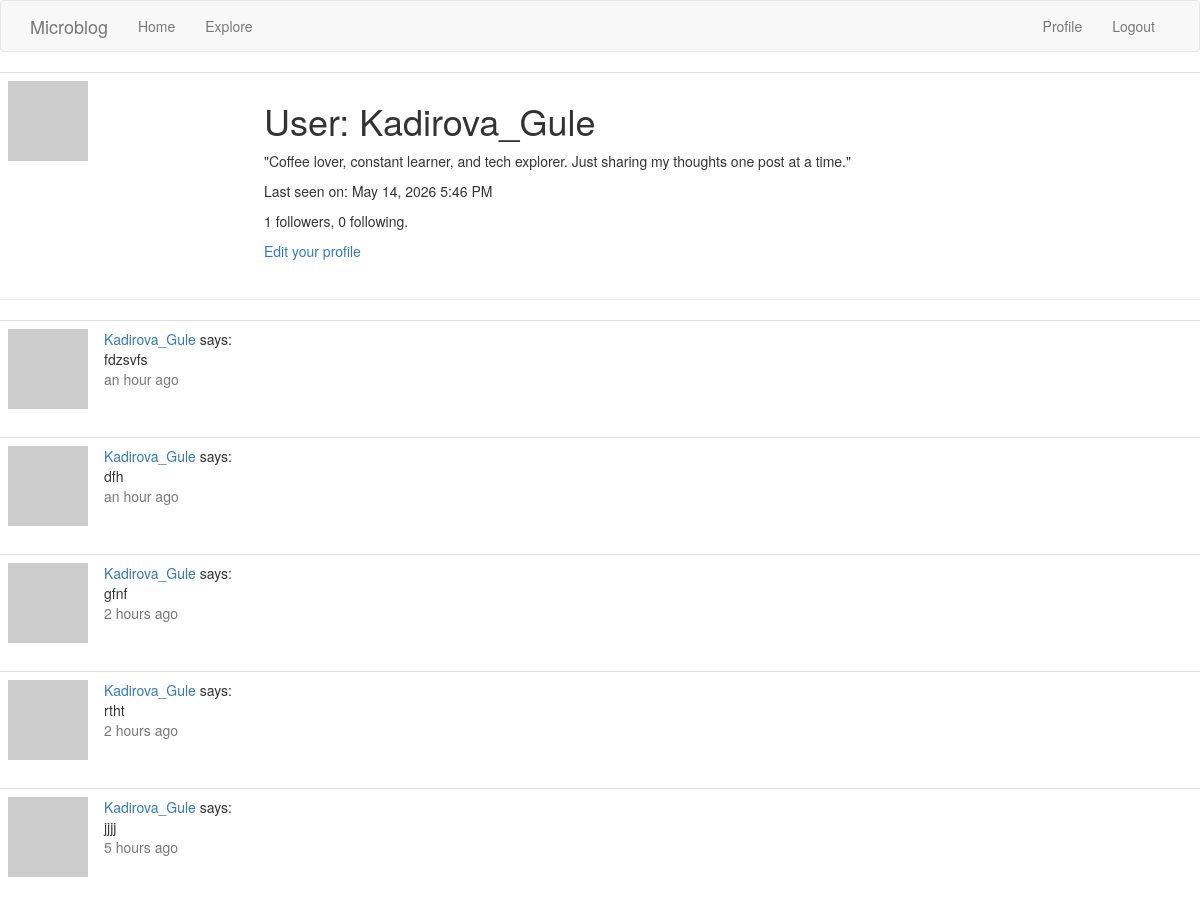
The app's page /user/Kadirova_Gule (signed in, upper part), older data.
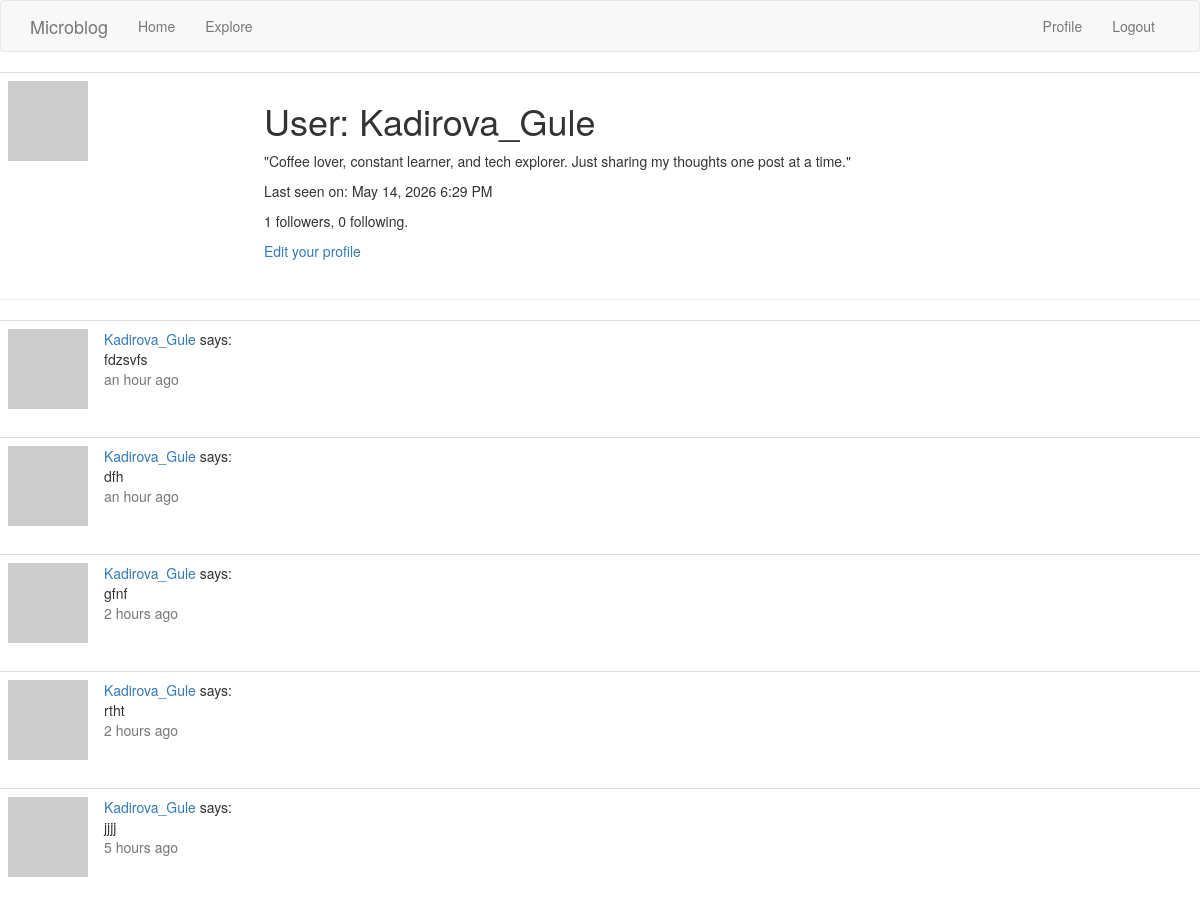
The same page, newer data.
### app/models.py (models this page shows, shortened)
class User(UserMixin, db.Model):
    id: so.Mapped[int] = so.mapped_column(primary_key=True)
    username: so.Mapped[str] = so.mapped_column(sa.String(64), index=True,
                                                unique=True)
    email: so.Mapped[str] = so.mapped_column(sa.String(120), index=True,
                                             unique=True)
    password_hash: so.Mapped[Optional[str]] = so.mapped_column(sa.String(256))
    about_me: so.Mapped[Optional[str]] = so.mapped_column(sa.String(140))
    last_seen: so.Mapped[Optional[datetime]] = so.mapped_column(
        default=lambda: datetime.now(timezone.utc))
    posts: so.WriteOnlyMapped['Post'] = so.relationship(back_populates='author')
    following: so.WriteOnlyMapped['User'] = so.relationship(
        secondary=followers, primaryjoin=(followers.c.follower_id == id),
        secondaryjoin=(followers.c.followed_id == id),
        back_populates='followers')
    followers: so.WriteOnlyMapped['User'] = so.relationship(
        secondary=followers, primaryjoin=(followers.c.followed_id == id),
        secondaryjoin=(followers.c.follower_id == id),
        back_populates='following')
    def avatar(self, size):
        digest = md5(self.email.lower().encode('utf-8')).hexdigest()
        return f'https://www.gravatar.com/avatar/{digest}?d=identicon&s={size}'
    def followers_count(self):
        query = sa.select(sa.func.count()).select_from(
            self.followers.select().subquery())
        return db.session.scalar(query)
    def following_count(self):
        query = sa.select(sa.func.count()).select_from(
            self.following.select().subquery())
        return db.session.scalar(query)

class Post(db.Model):
    id: so.Mapped[int] = so.mapped_column(primary_key=True)
    body: so.Mapped[str] = so.mapped_column(sa.String(140))
    timestamp: so.Mapped[datetime] = so.mapped_column(
        index=True, default=lambda: datetime.now(timezone.utc))
    user_id: so.Mapped[int] = so.mapped_column(sa.ForeignKey(User.id), index=True)
    author: so.Mapped[User] = so.relationship(back_populates='posts')

### app/routes.py (the view)
@app.route('/user/<username>')
@login_required
def user(username):
    user = db.first_or_404(sa.select(User).filter_by(username=username))
    page = request.args.get('page', 1, type=int)
    query = user.posts.select().order_by(Post.timestamp.desc())
    posts = db.paginate(query, page=page,
                        per_page=app.config['POSTS_PER_PAGE'],
                        error_out=False)
    next_url = url_for('user', username=user.username, page=posts.next_num) \
        if posts.has_next else None
    prev_url = url_for('user', username=user.username, page=posts.prev_num) \
        if posts.has_prev else None
    form = EmptyForm()
    return render_template('user.html', user=user, posts=posts.items,
                           next_url=next_url, prev_url=prev_url, form=form)

### app/models.py (called while the page is built)
@login.user_loader
def load_user(id):
    return db.session.get(User, int(id))

### app/routes.py (called while the page is built)
@app.before_request
def before_request():
    if current_user.is_authenticated:
        current_user.last_seen = datetime.utcnow()
        db.session.commit()

### app/templates/user.html (shortened to what this page needs)
{% extends "base.html" %}
{% block content %}
    <table class="table table-hover">
        <tr>
            <td width="256px"><img src="{{ user.avatar(256) }}"></td>
            <td>
                <h1>User: {{ user.username }}</h1>
                {% if user.about_me %}<p>{{ user.about_me }}</p>{% endif %}
                {% if user.last_seen %}
                <p>Last seen on: {{ moment(user.last_seen).format('LLL') }}</p>
                {% endif %}
                <p>{{ user.followers_count() }} followers, {{ user.following_count() }} following.</p>
                {% if user == current_user %}
                <p><a href="{{ url_for('edit_profile') }}">Edit your profile</a></p>
                {% endif %}
            </td>
        </tr>
    </table>
    <hr>
    {% for post in posts %}
        {% include '_post.html' %}
    {% endfor %}
{% endblock %}

### app/templates/base.html (shortened to what this page needs)
{% extends 'bootstrap/base.html' %}
{% block navbar %}
    <nav class="navbar navbar-default">
        <div class="container">
            <div class="navbar-header">
                <a class="navbar-brand" href="{{ url_for('index') }}">Microblog</a>
            </div>
            <div class="collapse navbar-collapse" id="bs-example-navbar-collapse-1">
                <ul class="nav navbar-nav">
                    <li><a href="{{ url_for('index') }}">Home</a></li>
                    <li><a href="{{ url_for('explore') }}">Explore</a></li>
                </ul>
                <ul class="nav navbar-nav navbar-right">
                    {% if current_user.is_anonymous %}
                    <li><a href="{{ url_for('login') }}">Login</a></li>
                    {% else %}
                    <li><a href="{{ url_for('user', username=current_user.username) }}">Profile</a></li>
                    <li><a href="{{ url_for('logout') }}">Logout</a></li>
                    {% endif %}
                </ul>
            </div>
        </div>
    </nav>
{% endblock %}

### app/templates/_post.html
<table class="table table-hover">
    <tr>
        <td width="70px">
            <a href="{{ url_for('user', username=post.author.username) }}">
                <img src="{{ post.author.avatar(70) }}" />
            </a>
        </td>
        <td>
            <a href="{{ url_for('user', username=post.author.username) }}">
                {{ post.author.username }}
            </a>
            says:
            <br>
            {{ post.body }}
            <br>
            <span style="color: #777;">
                {{ moment(post.timestamp).fromNow() }}
            </span>
        </td>
    </tr>
</table>

Row changes from the older to the newer data that the page shows:
changed User "Kadirova_Gule": last_seen "May 14, 2026 5:46 PM" → "May 14, 2026 6:29 PM"
